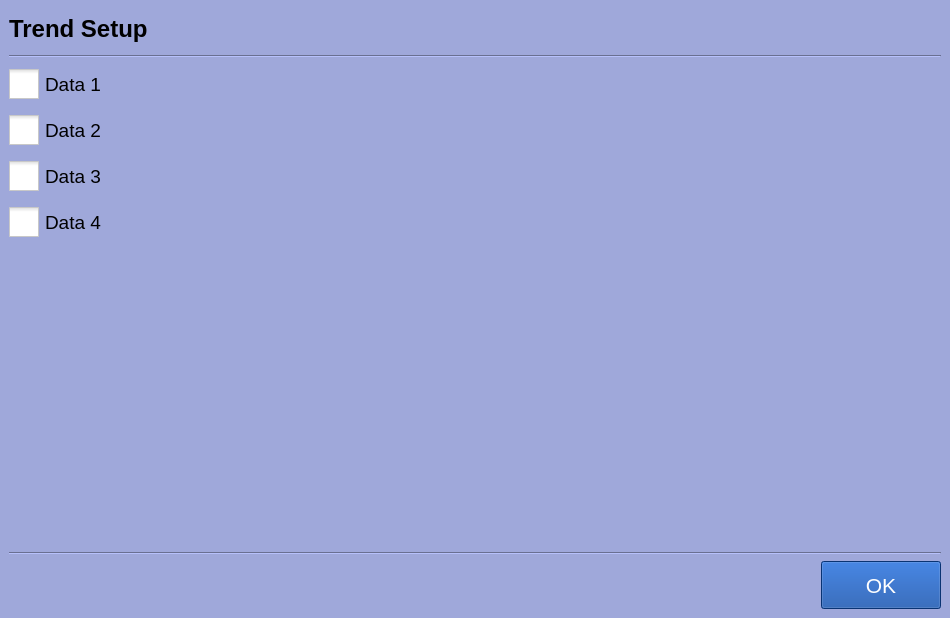
<?xml version="1.0" encoding="UTF-8"?>
<ui version="4.0">
 <class>TrendChartSetup</class>
 <widget class="QWidget" name="TrendChartSetup">
  <property name="geometry">
   <rect>
    <x>0</x>
    <y>0</y>
    <width>950</width>
    <height>618</height>
   </rect>
  </property>
  <property name="windowTitle">
   <string>Form</string>
  </property>
  <property name="styleSheet">
   <string notr="true">background-color:#9fa8da;</string>
  </property>
  <layout class="QHBoxLayout" name="horizontalLayout">
   <property name="spacing">
    <number>0</number>
   </property>
   <property name="leftMargin">
    <number>0</number>
   </property>
   <property name="topMargin">
    <number>0</number>
   </property>
   <property name="rightMargin">
    <number>0</number>
   </property>
   <property name="bottomMargin">
    <number>0</number>
   </property>
   <item>
    <widget class="QWidget" name="widget" native="true">
     <layout class="QVBoxLayout" name="verticalLayout_2" stretch="0,0,5,0,0">
      <item>
       <widget class="QLabel" name="trend_setup_l">
        <property name="minimumSize">
         <size>
          <width>0</width>
          <height>40</height>
         </size>
        </property>
        <property name="maximumSize">
         <size>
          <width>912</width>
          <height>40</height>
         </size>
        </property>
        <property name="font">
         <font>
          <pointsize>18</pointsize>
          <weight>75</weight>
          <bold>true</bold>
         </font>
        </property>
        <property name="text">
         <string>Trend Setup</string>
        </property>
       </widget>
      </item>
      <item>
       <widget class="Line" name="line">
        <property name="orientation">
         <enum>Qt::Horizontal</enum>
        </property>
       </widget>
      </item>
      <item>
       <layout class="QVBoxLayout" name="verticalLayout">
        <item>
         <widget class="QCheckBox" name="data_1">
          <property name="minimumSize">
           <size>
            <width>0</width>
            <height>40</height>
           </size>
          </property>
          <property name="font">
           <font>
            <pointsize>14</pointsize>
           </font>
          </property>
          <property name="styleSheet">
           <string notr="true">QCheckBox::enabled{background-color:white;}
QCheckBox::disabled{background-color:#e5e5e5;}
QCheckBox::unchecked{background-color:#9fa8da}QCheckBox::checked{background-color:#9fa8da}
QCheckBox::indicator {	width : 30px; height : 30px;}</string>
          </property>
          <property name="text">
           <string>Data 1</string>
          </property>
         </widget>
        </item>
        <item>
         <widget class="QCheckBox" name="data_2">
          <property name="minimumSize">
           <size>
            <width>0</width>
            <height>40</height>
           </size>
          </property>
          <property name="font">
           <font>
            <pointsize>14</pointsize>
           </font>
          </property>
          <property name="styleSheet">
           <string notr="true">QCheckBox::enabled{background-color:white;}
QCheckBox::disabled{background-color:#e5e5e5;}
QCheckBox::unchecked{background-color:#9fa8da}QCheckBox::checked{background-color:#9fa8da}
QCheckBox::indicator {	width : 30px; height : 30px;}</string>
          </property>
          <property name="text">
           <string>Data 2</string>
          </property>
         </widget>
        </item>
        <item>
         <widget class="QCheckBox" name="data_3">
          <property name="minimumSize">
           <size>
            <width>0</width>
            <height>40</height>
           </size>
          </property>
          <property name="font">
           <font>
            <pointsize>14</pointsize>
           </font>
          </property>
          <property name="styleSheet">
           <string notr="true">QCheckBox::enabled{background-color:white;}
QCheckBox::disabled{background-color:#e5e5e5;}
QCheckBox::unchecked{background-color:#9fa8da}QCheckBox::checked{background-color:#9fa8da}
QCheckBox::indicator {	width : 30px; height : 30px;}</string>
          </property>
          <property name="text">
           <string>Data 3</string>
          </property>
         </widget>
        </item>
        <item>
         <widget class="QCheckBox" name="data_4">
          <property name="minimumSize">
           <size>
            <width>0</width>
            <height>40</height>
           </size>
          </property>
          <property name="font">
           <font>
            <pointsize>14</pointsize>
           </font>
          </property>
          <property name="styleSheet">
           <string notr="true">QCheckBox::enabled{background-color:white;}
QCheckBox::disabled{background-color:#e5e5e5;}
QCheckBox::unchecked{background-color:#9fa8da}QCheckBox::checked{background-color:#9fa8da}
QCheckBox::indicator {	width : 30px; height : 30px;}</string>
          </property>
          <property name="text">
           <string>Data 4</string>
          </property>
         </widget>
        </item>
        <item>
         <spacer name="verticalSpacer">
          <property name="orientation">
           <enum>Qt::Vertical</enum>
          </property>
          <property name="sizeHint" stdset="0">
           <size>
            <width>20</width>
            <height>40</height>
           </size>
          </property>
         </spacer>
        </item>
       </layout>
      </item>
      <item>
       <widget class="Line" name="line_2">
        <property name="orientation">
         <enum>Qt::Horizontal</enum>
        </property>
       </widget>
      </item>
      <item>
       <layout class="QHBoxLayout" name="horizontalLayout_2">
        <property name="spacing">
         <number>5</number>
        </property>
        <item>
         <spacer name="horizontalSpacer">
          <property name="orientation">
           <enum>Qt::Horizontal</enum>
          </property>
          <property name="sizeHint" stdset="0">
           <size>
            <width>40</width>
            <height>20</height>
           </size>
          </property>
         </spacer>
        </item>
        <item>
         <widget class="QPushButton" name="trend_setup_ok_pb">
          <property name="minimumSize">
           <size>
            <width>120</width>
            <height>48</height>
           </size>
          </property>
          <property name="maximumSize">
           <size>
            <width>120</width>
            <height>50</height>
           </size>
          </property>
          <property name="font">
           <font>
            <pointsize>16</pointsize>
           </font>
          </property>
          <property name="styleSheet">
           <string notr="true">background-color:#0d47a1;
color:white;</string>
          </property>
          <property name="text">
           <string>OK</string>
          </property>
         </widget>
        </item>
       </layout>
      </item>
     </layout>
    </widget>
   </item>
  </layout>
 </widget>
 <resources/>
 <connections/>
</ui>
